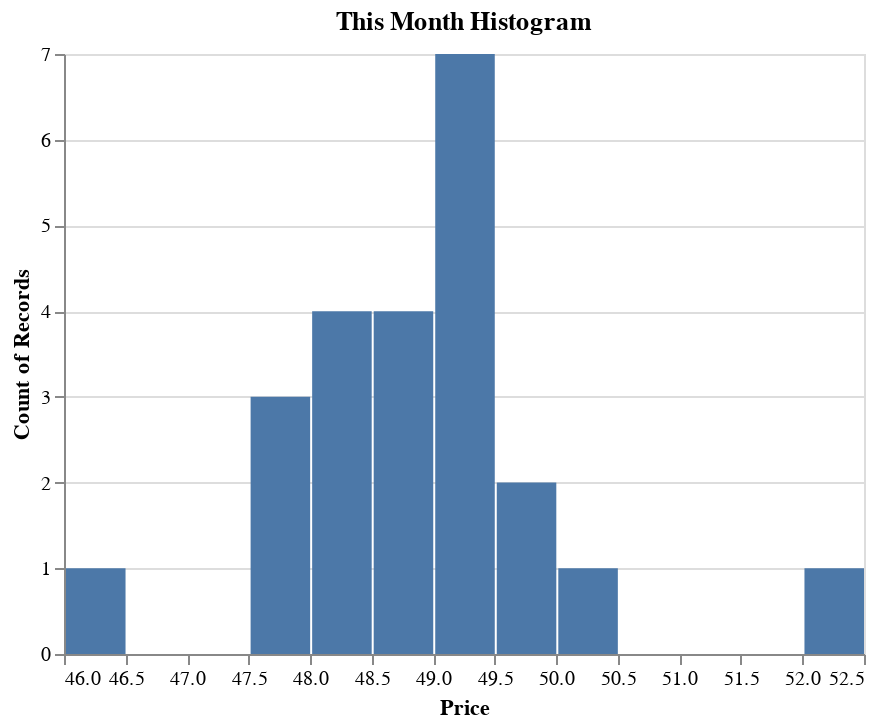

The notebook cell this image was saved under:
### Code cell
histogramePriceMonth(name)

### Figure 1 — Vega-Lite specification as saved in the notebook (floating-point values rounded to 4 significant figures)
{"config": {"view": {"continuousWidth": 400, "continuousHeight": 300}}, "data": {"name": "data-c24532a5deb7d09f3c9771625dc66e13"}, "mark": "bar", "encoding": {"tooltip": [{"bin": {"maxbins": 10}, "field": "Dernier", "title": "  Price ", "type": "quantitative"}, {"aggregate": "count", "type": "quantitative"}], "x": {"bin": {"maxbins": 30}, "field": "Dernier", "title": "Price", "type": "quantitative"}, "y": {"aggregate": "count", "type": "quantitative"}}, "selection": {"selector016": {"type": "interval", "bind": "scales", "encodings": ["x", "y"]}}, "title": "This Month Histogram ", "$schema": "https://vega.github.io/schema/vega-lite/v4.17.0.json", "datasets": {"data-c24532a5deb7d09f3c9771625dc66e13": [{"Dernier": 48.24}, {"Dernier": 48.95}, {"Dernier": 49.76}, {"Dernier": 48.09}, {"Dernier": 49.75}, {"Dernier": 49.2}, {"Dernier": 49.1}, {"Dernier": 48.54}, {"Dernier": 47.89}, {"Dernier": 49.2}, {"Dernier": 49.1}, {"Dernier": 48.65}, {"Dernier": 47.54}, {"Dernier": 46.09}, {"Dernier": 48.35}, {"Dernier": 48.27}, {"Dernier": 48.92}, {"Dernier": 49.27}, {"Dernier": 49.38}, {"Dernier": 47.64}, {"Dernier": 49.07}, {"Dernier": 52.43}, {"Dernier": 50.15}]}}
